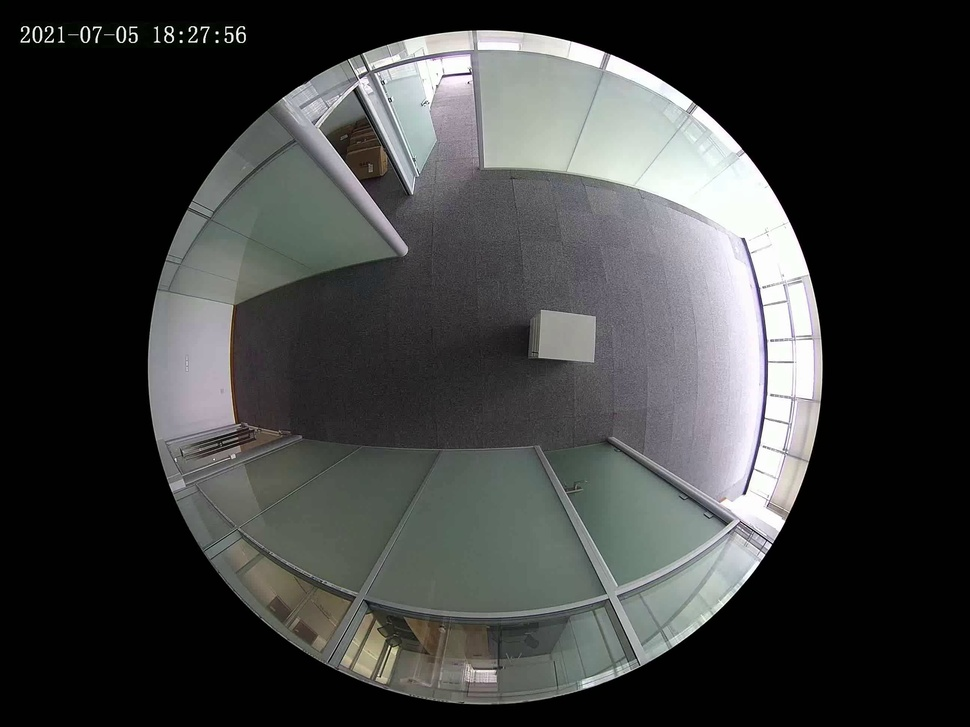
#> input picture images/0.jpg, 970 x 727 px, shrunk from 2592 x 1944 before the run
$ python calibrate_2.py
#> lines starting #> are read from the running program, lines starting #| are printed output that depends on the picture; after the words box and inside, x2 and y2 are one past the last pixel; in counts of white or black regions, pixels touching at a corner belong together
#> further down, image is the input picture: shape (727, 970, 3); mean B, G, R 62.4, 63.2, 62
import cv2
import numpy as np
from tqdm import tqdm


def get_useful_area(image):
    image_gray=cv2.cvtColor(image,cv2.COLOR_BGR2GRAY)
    _,image_binary=cv2.threshold(image_gray,0,255,cv2.THRESH_BINARY+cv2.THRESH_OTSU)
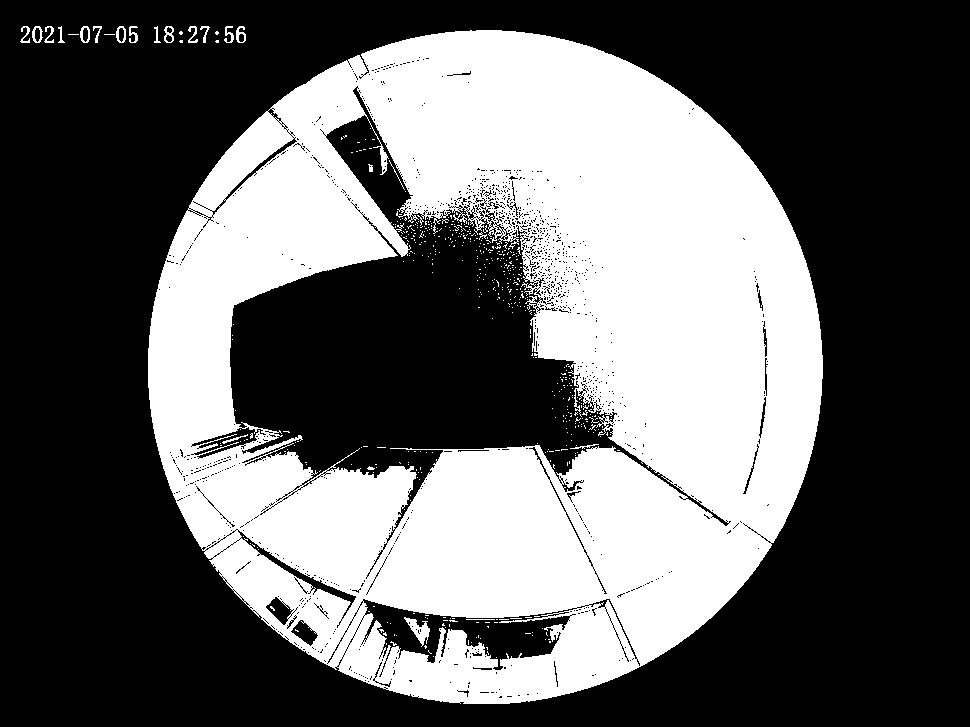
#> image_binary: shape (727, 970); 38.9% white; 517 white regions (494 under 20 px)
    contours,_=cv2.findContours(image_binary,cv2.RETR_TREE,cv2.CHAIN_APPROX_SIMPLE)
#> contours = 2617 contours, 2530 with area under 20; largest, box (x1, y1, x2, y2) and area: (148, 30, 823, 704) 356248, (229, 85, 730, 530) 72644, (362, 598, 578, 671) 6986, (191, 426, 267, 459) 967, (237, 529, 357, 620) 945
    contour_fisheye=sorted(contours, key=cv2.contourArea, reverse=True)[0]
#> contour_fisheye = contour of 1036 points, box (x1, y1, x2, y2) (148, 30, 823, 704), area 356248
    center, radius = cv2.minEnclosingCircle(contour_fisheye)
#> center = (484.9, 366.9); radius = 337.5
    mask=np.zeros_like(image, dtype=np.uint8)
    mask=cv2.circle(mask, (int(center[0]), int(center[1])), int(radius), (1,1,1),-1)
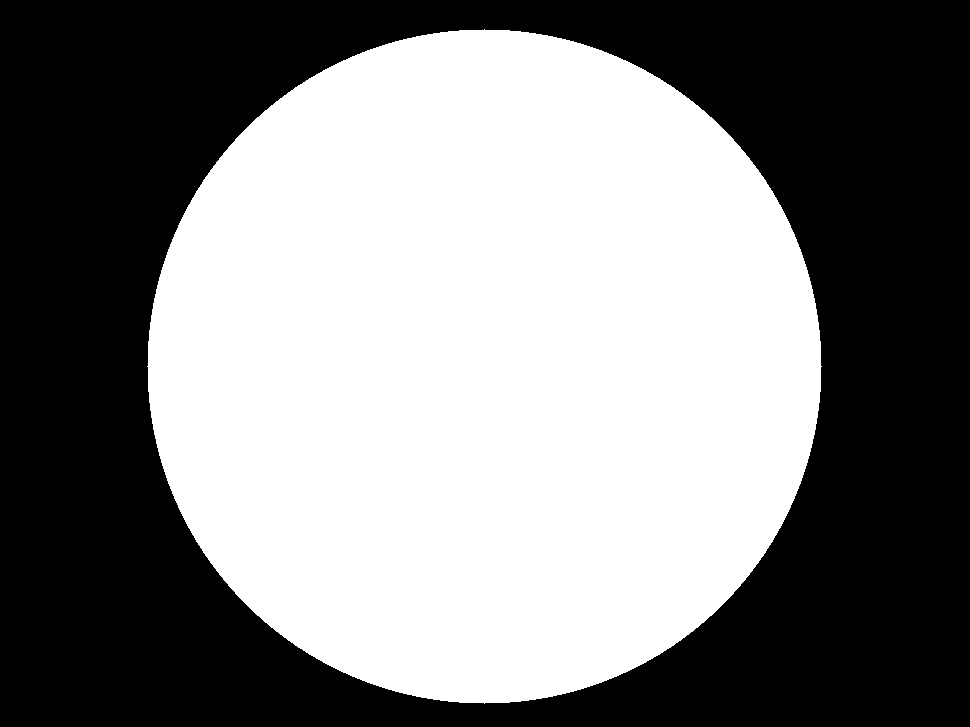
#> mask: shape (727, 970, 3); values 0 (black) and 1 (white), 50.6% white; 1 black region, box (x1, y1, x2, y2) and area: (0, 0, 970, 727) 348465
    image_useful=image*mask
    image_fisheye=image_useful[int(center[1])-int(radius):int(center[1])+int(radius),int(center[0])-int(radius):int(center[0])+int(radius),:]
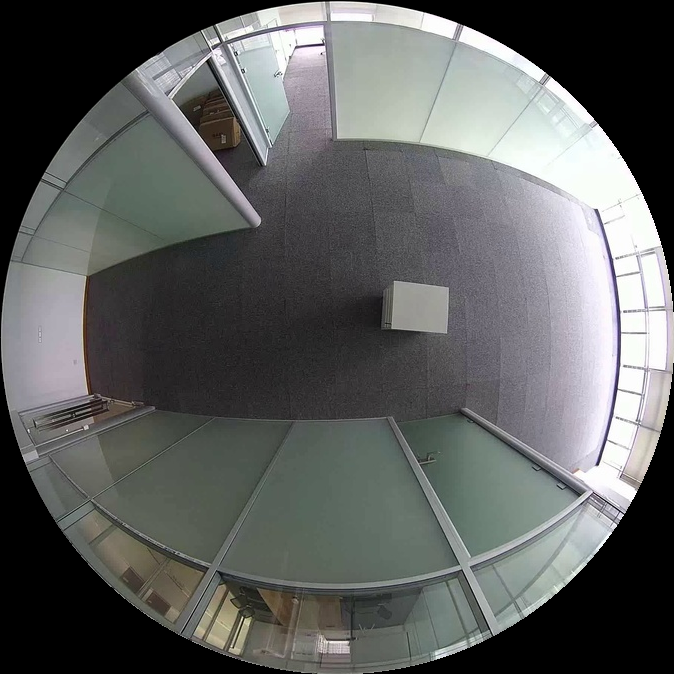
#> image_fisheye: shape (674, 674, 3); mean B, G, R 95.2, 96.3, 94.4
    return image_fisheye

##载入任意一张原图
image=cv2.imread('./images/0.jpg')
##提取有效圆形区域
image=get_useful_area(image)

if image.shape[0]!=image.shape[1]:
    raise ValueError('Image width isn\'t equal to height!')
##计算mapx和mapy并保存
R=image.shape[0]//2
#> R = 337
W=int(2*np.pi*R)
#> W = 2117
H=R
#> H = 337
mapx=np.zeros([H,W],dtype=np.float32)
mapy=np.zeros([H,W],dtype=np.float32)
for i in tqdm(range(mapx.shape[0])):
    for j in range(mapx.shape[1]):
        angle=j/W*np.pi*2
        radius=H-i
        mapx[i,j]=R+np.sin(angle)*radius
        mapy[i,j]=R-np.cos(angle)*radius
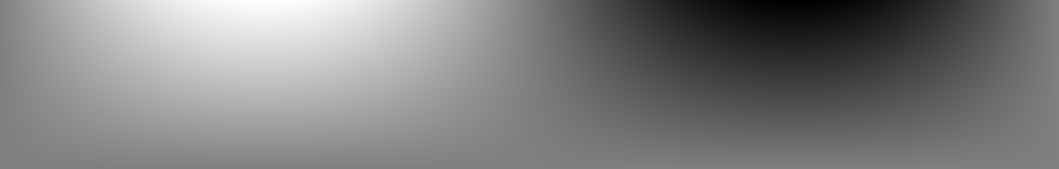
#> mapx: shape (337, 2117) float32 (shown at 1/2 size); min 9.28e-05, max 674, mean 337; drawn with min black and max white
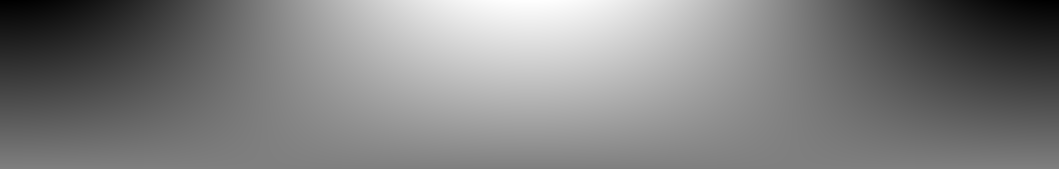
#> mapy: shape (337, 2117) float32 (shown at 1/2 size); min 0, max 674, mean 337; drawn with min black and max white
np.save('./npy/mapx.npy',mapx)
np.save('./npy/mapy.npy',mapy)


##载入remap矩阵和鱼眼原图，提取有效区域并做矫正
mapx=np.load('./npy/mapx.npy')
mapy=np.load('./npy/mapy.npy')
image=cv2.imread('./images/0.jpg')
image=get_useful_area(image)
image_remap=cv2.remap(image, mapx, mapy, interpolation=cv2.INTER_LINEAR,borderMode=cv2.BORDER_CONSTANT)
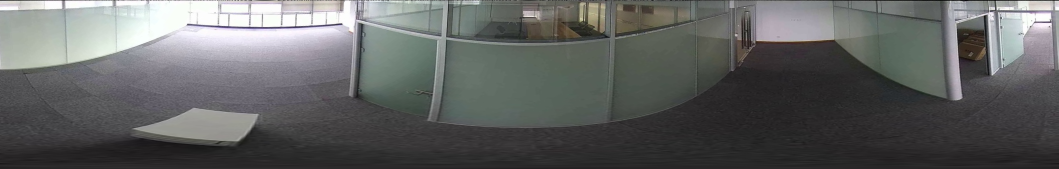
#> image_remap: shape (337, 2117, 3) (shown at 1/2 size); mean B, G, R 97.9, 98.7, 97.2
cv2.imwrite('./images/2.jpg',image_remap)
